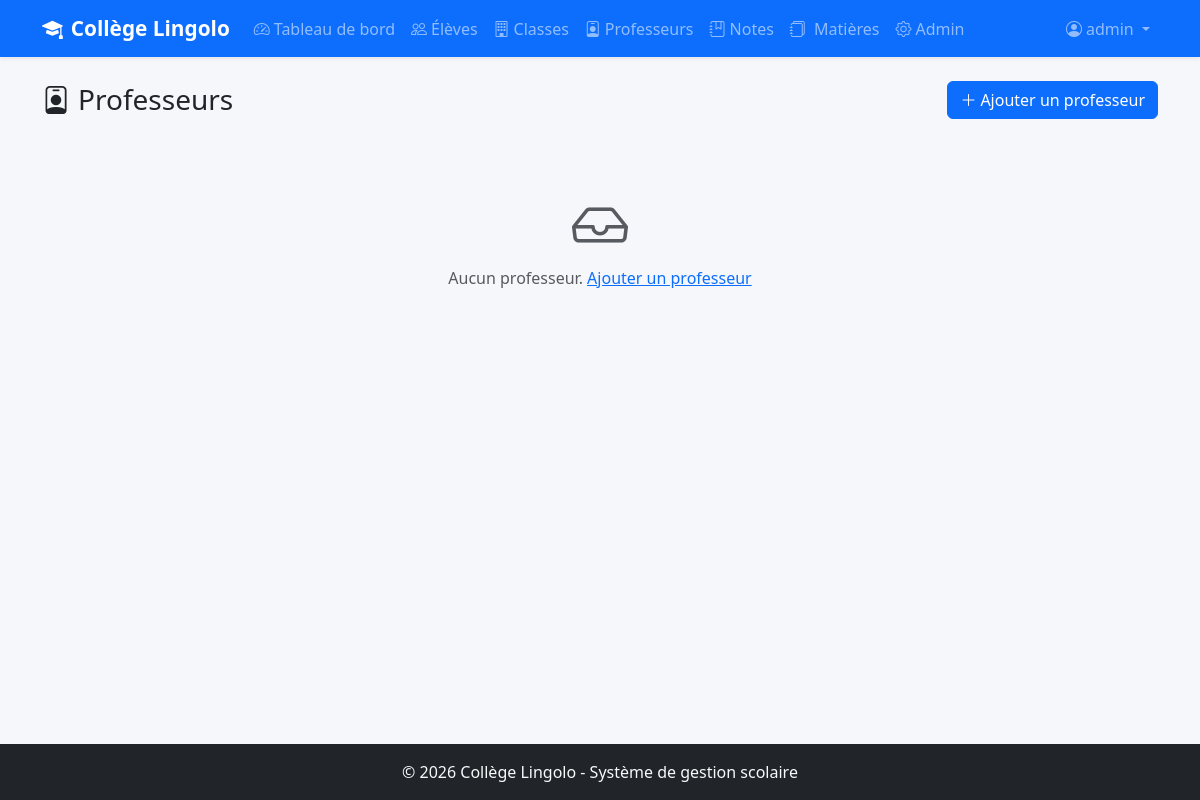
Page /professeurs/ (signed in) on the earlier database version.
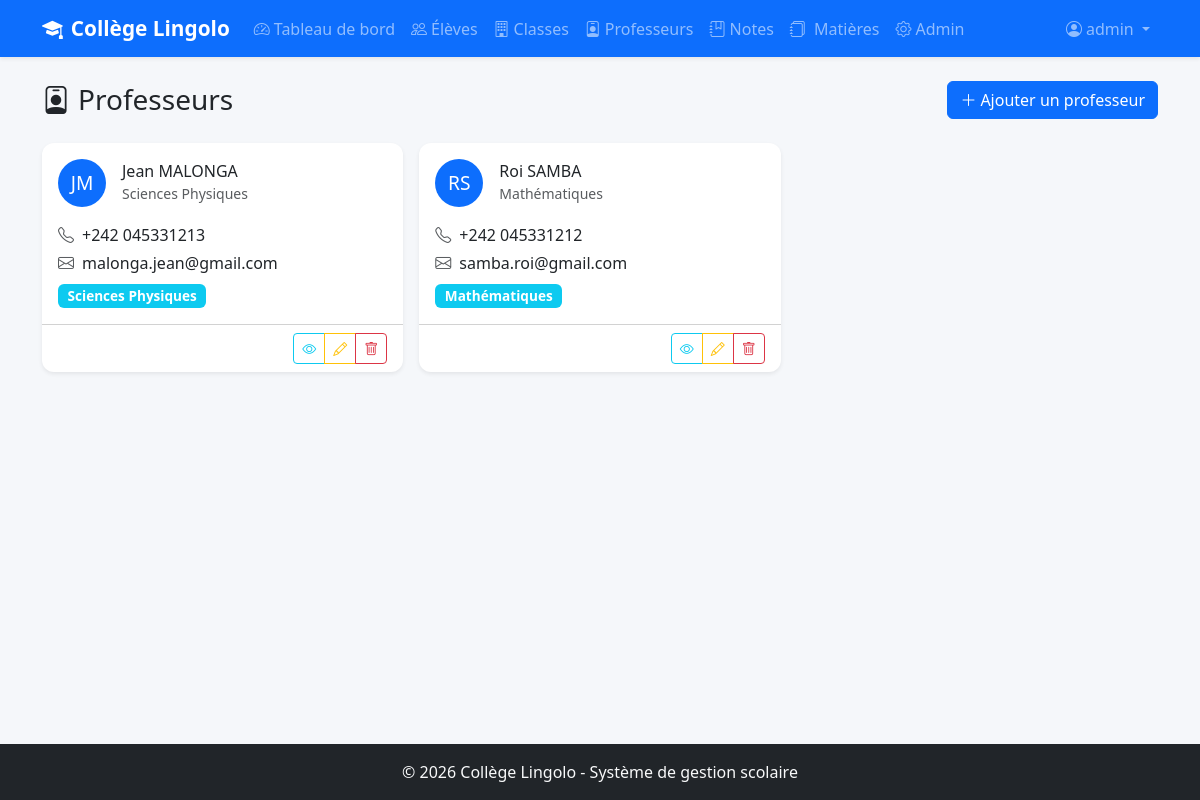
Same page on the later database version.
### eleves/models.py (models this page shows, shortened)
class Professeur(models.Model):
    nom = models.CharField(max_length=100, verbose_name="Nom")
    prenom = models.CharField(max_length=100, verbose_name="Prénom")
    telephone = models.CharField(
        max_length=20, blank=True, default='',
        verbose_name="Téléphone"
    )
    email = models.EmailField(
        blank=True, default='',
        verbose_name="Email"
    )
    specialite = models.CharField(
        max_length=100, blank=True, default='',
        verbose_name="Spécialité",
        help_text="Ex: Mathématiques, Français..."
    )
    class Meta:
        verbose_name = "Professeur"
        verbose_name_plural = "Professeurs"
        ordering = ['nom', 'prenom']

class Matiere(models.Model):
    nom = models.CharField(
        max_length=100,
        unique=True,                     # Pas deux matières avec le même nom
        verbose_name="Nom de la matière"
    )
    coefficient = models.IntegerField(
        default=1,
        verbose_name="Coefficient"
    )
    professeurs = models.ManyToManyField(
        Professeur,
        blank=True,                      # Une matière peut n'avoir aucun prof assigné
        related_name='matieres',         # prof.matieres.all() pour voir ses matières
        verbose_name="Professeurs"
    )
    class Meta:
        verbose_name = "Matière"
        verbose_name_plural = "Matières"
        ordering = ['nom']

### eleves/views.py (the view)
# urls.py: path('professeurs/', views.liste_professeurs, name='liste_professeurs'),
@login_required
def liste_professeurs(request):
    professeurs = Professeur.objects.prefetch_related('matieres')
    return render(request, 'eleves/liste_professeurs.html', {
        'professeurs': professeurs,
    })

### eleves/templates/eleves/liste_professeurs.html (shortened to what this page needs)
{% extends 'eleves/base.html' %}
{% block content %}
<div class="d-flex justify-content-between align-items-center mb-4">
    <h1 class="h3 mb-0"><i class="bi bi-person-badge me-2"></i>Professeurs</h1>
    <a href="{% url 'ajouter_professeur' %}" class="btn btn-primary">
        <i class="bi bi-plus-lg me-1"></i>Ajouter un professeur
    </a>
</div>
<div class="row g-3">
    {% for prof in professeurs %}
    <div class="col-md-6 col-lg-4">
        <div class="card border-0 shadow-sm h-100">
            <div class="card-body">
                <div class="d-flex align-items-center mb-3">
                    <div class="rounded-circle bg-primary text-white d-flex align-items-center justify-content-center"
                         style="width: 48px; height: 48px; font-size: 1.2rem;">
                        {{ prof.prenom.0 }}{{ prof.nom.0 }}
                    </div>
                    <div class="ms-3">
                        <h6 class="mb-0">{{ prof.prenom }} {{ prof.nom }}</h6>
                        <small class="text-muted">{{ prof.specialite|default:"Spécialité non définie" }}</small>
                    </div>
                </div>
                {% if prof.telephone %}
                    <p class="mb-1"><i class="bi bi-telephone me-2 text-muted"></i>{{ prof.telephone }}</p>
                {% endif %}
                {% if prof.email %}
                    <p class="mb-1"><i class="bi bi-envelope me-2 text-muted"></i>{{ prof.email }}</p>
                {% endif %}
                <div class="mt-2">
                    {% for matiere in prof.matieres.all %}
                        <span class="badge bg-info me-1">{{ matiere.nom }}</span>
                    {% empty %}
                        <span class="text-muted small">Aucune matière assignée</span>
                    {% endfor %}
                </div>
            </div>
            <div class="card-footer bg-transparent text-end">
                <div class="btn-group btn-group-sm">
                    <a href="{% url 'detail_professeur' prof.pk %}" class="btn btn-outline-info">
                        <i class="bi bi-eye"></i>
                    </a>
                    <a href="{% url 'modifier_professeur' prof.pk %}" class="btn btn-outline-warning">
                        <i class="bi bi-pencil"></i>
                    </a>
                    <a href="{% url 'supprimer_professeur' prof.pk %}" class="btn btn-outline-danger">
                        <i class="bi bi-trash"></i>
                    </a>
                </div>
            </div>
        </div>
    </div>
    {% empty %}
    <div class="col-12 text-center py-5 text-muted">
        <i class="bi bi-inbox display-4 d-block mb-2"></i>
        Aucun professeur. <a href="{% url 'ajouter_professeur' %}">Ajouter un professeur</a>
    </div>
    {% endfor %}
</div>
{% endblock %}

Differences in the rows shown:
added Professeur: prenom.0 "J", nom.0 "M", prenom "Jean", nom "MALONGA", specialite "Sciences Physiques", telephone "+242 045331213", email "malonga.jean@gmail.com"
added Matiere: nom "Sciences Physiques", shown under "J"
added Professeur: prenom.0 "R", nom.0 "S", prenom "Roi", nom "SAMBA", specialite "Mathématiques", telephone "+242 045331212", email "samba.roi@gmail.com"
added Matiere: nom "Mathématiques", shown under "R"
Other differences:
text no longer shown: "Aucun professeur. Ajouter un professeur"
